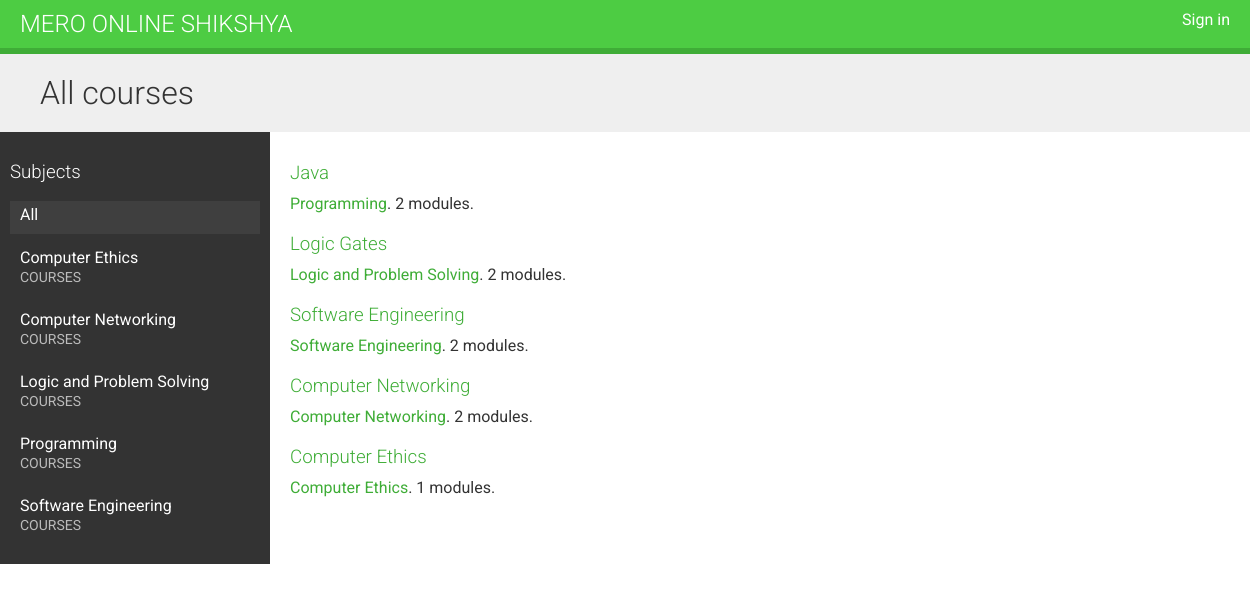
The page / on the database its author committed.
### courses/models.py (models this page shows, shortened)
class Subject(models.Model):
    title = models.CharField(max_length=200)
    slug = models.SlugField(max_length=200, unique=True)
    class Meta:
        ordering = ['title']
    def __str__(self):
        return self.title

class Course(models.Model):
    owner = models.ForeignKey(User, related_name='courses_created', on_delete=models.CASCADE)
    subject = models.ForeignKey(Subject, related_name='courses', on_delete=models.CASCADE)
    title = models.CharField(max_length=200)
    slug = models.SlugField(max_length=200, unique=True)
    overview = models.TextField()
    created = models.DateTimeField(auto_now_add=True)
    students = models.ManyToManyField(User, related_name='course_joined', blank=True)
    class Meta:
        ordering = ['-created']

### courses/views.py (the view)
# urls.py: path('', CourseListView.as_view(), name='course_list'),
class CourseListView(TemplateResponseMixin, View):
    model = Course
    template_name = 'course/list.html'
    def get(self, request, subject=None):
        subjects = Subject.objects.annotate(total_course=Count('courses'))
        courses = Course.objects.annotate(total_modules=Count('modules'))
        if subject:
            subject = get_object_or_404(Subject, slug=subject)
            courses = courses.filter(subject=subject)
        return self.render_to_response({'subjects': subjects, 'subject': subject, 'courses': courses})

### courses/templates/course/list.html (shortened to what this page needs)
{% extends "base.html" %}
{% block content %}
    <h1>
        {% if subject %}
            {{ subject.title }} courses
        {% else %}
             All courses
        {% endif %}
    </h1>
    <div class="contents">
       <h3>Subjects</h3>
        <ul id="modules">
            <li {% if not subject %}class="selected"{% endif %}>
                <a href="{% url "course_list" %}">All</a>
            </li>
            {% for s in subjects %}
                <li {% if subject == s %}class="selected"{% endif %}>
                 <a href="{% url "course_list_subject" s.slug %}">
                    {{ s.title }}
                    <br><span>{{ s.total_courses }} courses</span>
                 </a>
                 </li>
            {% endfor %}
        </ul>
    </div>
    <div class="module">
        {% for course in courses %}
             {% with subject=course.subject %}
                <h3>
                    <a href="{% url "course_detail" course.slug %}">
                        {{ course.title }}
                    </a>
                 </h3>
                <p>
                    <a href="{% url "course_list_subject" subject.slug %}">{{ subject }}</a>.
                        {{ course.total_modules }} modules.
                 </p>
             {% endwith %}
        {% endfor %}
    </div>
{% endblock %}

### courses/templates/base.html (shortened to what this page needs)
{% load static %}
<!DOCTYPE html>
<html>
<head>
    <link href="{% static "base.css" %}" rel="stylesheet">
</head>
<body>
   <div id="header">
     <a href="/"class="logo">Mero Online Shikshya</a>
     <ul class="menu">
       {% if request.user.is_authenticated %}
        <li><a href="{% url "logout" %}">Sign out</a></li>
       {% else %}
         <li><a href="{% url "login" %}">Sign in</a></li>
       {% endif %}
     </ul>
   </div>
   <div id= "content">
     {% block content %}
     {% endblock %}
   </div>
</body>
</html>

### courses/static/base.css (style rules this page uses)
body { margin: 0; font-family: 'Roboto', sans-serif; font-weight: 400; color: #333; }
a { color: #3fad37; text-decoration: none; }
ul { float: left; }
h1, h2, h3, h4, h5, h6 { font-family: 'Roboto', sans-serif; font-weight: 300; }
h1 { background: #efefef; width: 100%; overflow: auto; padding: 20px 0 20px 40px; margin: 0; }
.module { padding: 10px 20px; float: left; width: 600px; }
.module h3 { margin: 20px 0 0; padding: 0; width: 100%; }
.module p { margin: 10px 0 20px; width: 100%; float: left; }
#header { background: #4dcc43; overflow: auto; padding: 10px 20px; border-bottom: 6px solid #3fad37; }
#header .logo { text-decoration: none; font-family: 'Roboto', sans-serif; font-weight: 300; text-transform: uppercase; font-size: 24px; color: #fff; float: left; }
#header a { color: #fff; }
#header .menu { list-style: none; float: right; margin: 0; padding: 0; }
.contents { width: 20%; padding: 10px; float: left; background: #333; color: #fff; font-family: 'Roboto', sans-serif; }
.contents ul { list-style: none; margin: 0; padding: 0; width: 100%; }
.contents ul li { margin: 0 0 10px 0; padding: 4px 10px 10px; overflow: auto; cursor: move; }
.contents ul li.selected { background: #3f3f3f; }
.contents ul span { text-transform: uppercase; color: #bbb; font-size: 14px; }
.contents ul a { display: block; color: #fff; text-decoration: none; }

### rows shown on the page
Subject: title "Computer Ethics"
Subject: title "Computer Networking"
Subject: title "Logic and Problem Solving"
Subject: title "Programming"
Subject: title "Software Engineering"
Course: title "Java", subject "Programming", total_modules "2"
Course: title "Logic Gates", subject "Logic and Problem Solving", total_modules "2"
Course: title "Software Engineering", subject "Software Engineering", total_modules "2"
Course: title "Computer Networking", subject "Computer Networking", total_modules "2"
Course: title "Computer Ethics", subject "Computer Ethics", total_modules "1"
